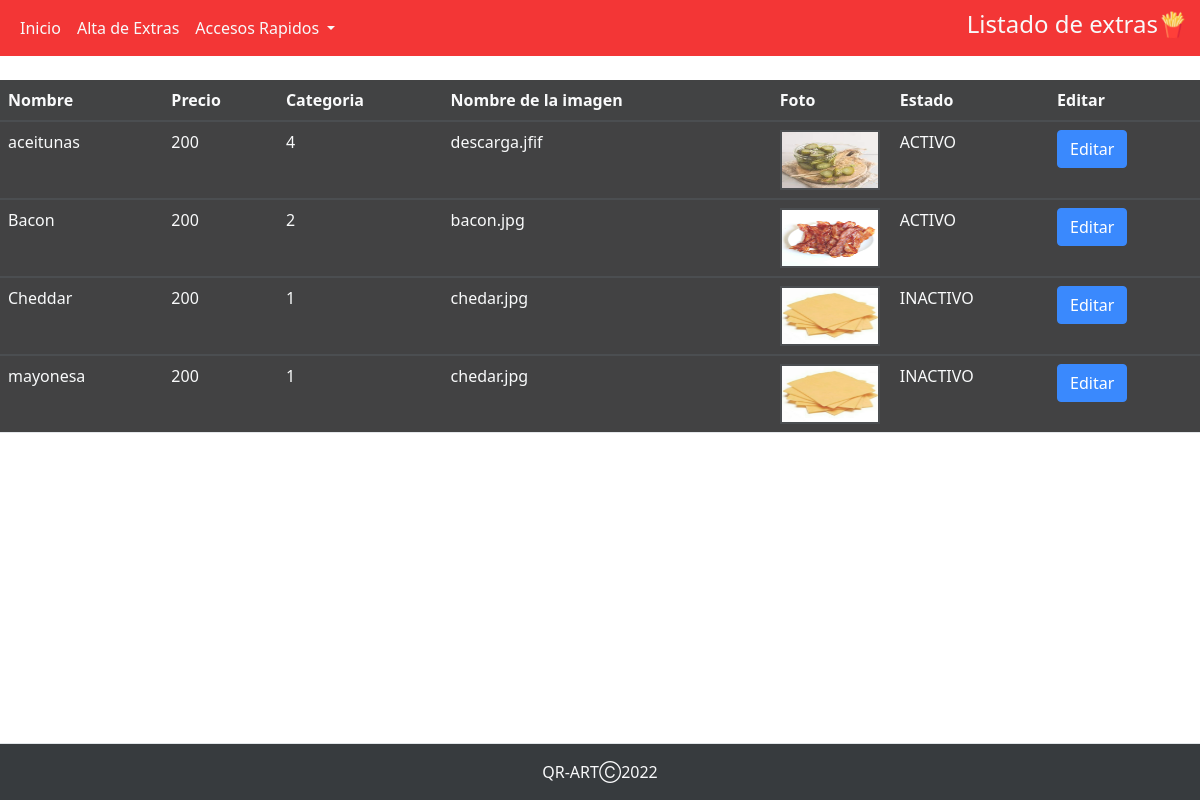
The page /perfiles/perfil_admin/abm_extras/modificacion_extra.php on the database its author committed.
### tables this page shows
CREATE TABLE `extra` (
  `cod_extra` int(6) NOT NULL,
  `categ_extra` text NOT NULL,
  `nombre_extra` text NOT NULL,
  `precio_extra` decimal(11,0) NOT NULL,
  `foto_extra` text NOT NULL,
  `estado_extra` tinyint(1) NOT NULL
);

### perfiles/perfil_admin/abm_extras/modificacion_extra.php (the view, shortened to what this page needs)
<?php
$conexion=mysqli_connect("localhost","root","","qr_art");
?>
<!DOCTYPE html>
<html lang="en">
<head>
    <link rel="stylesheet" href="https://cdnjs.cloudflare.com/ajax/libs/twitter-bootstrap/5.1.3/css/bootstrap.min.css">
    <link rel="stylesheet" href="https://cdn.datatables.net/1.12.1/css/dataTables.bootstrap5.min.css">
    <link rel="stylesheet " href="../../../assets/nav.css">
    <link rel="stylesheet " href="../../../assets/backp.css">
    <link rel="stylesheet " href="../../../assets/table.css">
</head>
<body>
<nav class="navbar navbar-expand-lg">
  <div class="container-fluid">
    <div class="collapse navbar-collapse" id="navbarSupportedContent">
      <ul class="navbar-nav me-auto mb-2 mb-lg-0">
        <li class="nav-item">
          <a class="nav-link active text-light" aria-current="page" href="../perfil_admin.php">Inicio</a>
        </li>
        <li class="nav-item">
          <a class="nav-link text-light" href="./alta_extra.php">Alta de Extras</a>
        </li>
        <li class="nav-item dropdown">
          <a class="nav-link dropdown-toggle text-light" href="#" id="navbarDropdown" role="button" data-bs-toggle="dropdown" aria-expanded="false">
            Accesos Rapidos
          </a>
        </li>
      </ul>
      <h4 class="text-sm-center text-light">Listado de extras🍟</h4>
    </div>
  </div>
</nav>
  <br>
  <table id="extra" name="extra" class="table table-striped" style="width:100%">
        <thead>
            <tr class="text-light">
                <th class="text-light">Nombre</th>
                <th class="text-light">Precio</th>
                <th class="text-light">Categoria</th>
                <th class="text-light">Nombre de la imagen</th>
                <th class="text-light">Foto</th>
                <th class="text-light">Estado</th>
                <th class="text-light">Editar</th>
            </tr>
        </thead>
        <?php
        $sql="SELECT * from extra ORDER BY nombre_extra ASC";
        $result=mysqli_query($conexion, $sql);
        while($mostrar=mysqli_fetch_array($result)){
        ?>
        <tbody>
            <tr>
                <td class="text-light"><?php echo $mostrar['nombre_extra'] ?></td>
                <td class="text-light"><?php echo $mostrar['precio_extra'] ?></td>
                <td class="text-light"><?php echo $mostrar['categ_extra'] ?></td>
                <td class="text-light"><?php echo $mostrar['foto_extra'] ?></td>
                <td style="width: 10%;"><img id="image" name="image" style="border: 2px solid ; width: 100px; height: 60px;" alt="" src="<?php echo "../../../imagenes/extras/".$mostrar['foto_extra'] ?>"></td>
                <td class="text-light"><?php if($mostrar['estado_extra'] == 0){echo "INACTIVO";}else{echo "ACTIVO";} ?></td>
                <td>
                <a class= "btn btn-primary" href="actualizar_extras.php?id=<?php echo $mostrar['cod_extra']?>" class="table__item__link" >Editar</a>
                </td>
            </tr>
        </tbody>
        <?php
        }
        ?>
    </table>
<footer class="py-3 mt-5 border-top bg-dark fixed-bottom">
            <p class="col-md-12 mb-0 text-light text-center">QR-ARTⒸ2022</p>
    </footer>
</body>
</html>

### assets/nav.css (style rules this page uses)
.navbar-expand-lg { background-color: #f00f0fee; }

### assets/backp.css (style rules this page uses)
* { margin: 0; padding: 0; }
body { background-image: url('../assets/img/20.jpg'); background-repeat: no-repeat; background-size: cover; opacity: 0.9; width: calc((100%/3)-10px); }

### assets/table.css (style rules this page uses)
table { background-color: rgb(23, 24, 25); opacity: 0.9; margin-bottom: 40rem; }

### rows shown on the page
extra: nombre_extra "aceitunas", precio_extra "200", categ_extra "4", foto_extra "descarga.jfif", foto_extra (picture), estado_extra "ACTIVO"
extra: nombre_extra "Bacon", precio_extra "200", categ_extra "2", foto_extra "bacon.jpg", foto_extra (picture), estado_extra "ACTIVO"
extra: nombre_extra "Cheddar", precio_extra "200", categ_extra "1", foto_extra "chedar.jpg", foto_extra (picture), estado_extra "INACTIVO"
extra: nombre_extra "mayonesa", precio_extra "200", categ_extra "1", foto_extra "chedar.jpg", foto_extra (picture), estado_extra "INACTIVO"
